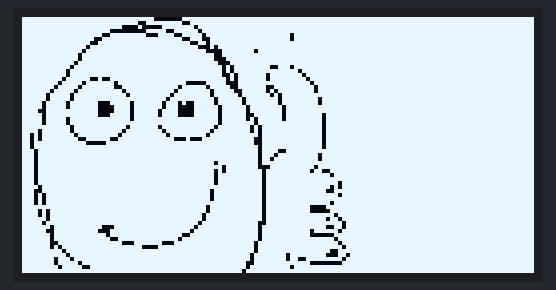
A sketch run on a simulated ESP32. Parts: 128×64 one-colour display.

Above: at 0.1 s.

The sketch:

OLED_DISPLAY_IMAGE.ino
```cpp
#include <Wire.h>
#include <Adafruit_GFX.h>
#include <Adafruit_SH110X.h>

#define SCREEN_WIDTH 128
#define SCREEN_HEIGHT 64
Adafruit_SH1106G display = Adafruit_SH1106G(SCREEN_WIDTH, SCREEN_HEIGHT, &Wire, -1);

//Use https://javl.github.io/image2cpp/ to convert your images. (Draw mode: Horizontal 1-pixel)
// Paste your generated array here
const unsigned char my_image_bits [] PROGMEM = {
  0xff, 0xff, 0xff, 0xff, 0x80, 0xff, 0xff, 0xff, 0xff, 0xff, 0xff, 0xff, 0xff, 0xff, 0xff, 0xff,
	0xff, 0xff, 0xff, 0xf9, 0xff, 0x3f, 0xff, 0xff, 0xff, 0xff, 0xff, 0xff, 0xff, 0xff, 0xff, 0xff,
	0xff, 0xff, 0xff, 0x84, 0x1f, 0xef, 0xff, 0xff, 0xff, 0xff, 0xff, 0xff, 0xff, 0xff, 0xff, 0xff,
	0xff, 0xff, 0xfc, 0x01, 0xf3, 0xf7, 0xff, 0xff, 0xff, 0xff, 0xff, 0xff, 0xff, 0xff, 0xff, 0xff,
	0xff, 0xff, 0xf3, 0xfe, 0x3c, 0xfb, 0xff, 0xff, 0xef, 0xff, 0xff, 0xff, 0xff, 0xff, 0xff, 0xff,
	0xff, 0xff, 0xcf, 0xff, 0xff, 0x39, 0xff, 0xff, 0xef, 0xff, 0xff, 0xff, 0xff, 0xff, 0xff, 0xff,
	0xff, 0xff, 0x9f, 0xff, 0xff, 0xcd, 0xff, 0xff, 0xff, 0xff, 0xff, 0xff, 0xff, 0xff, 0xff, 0xff,
	0xff, 0xff, 0x7f, 0xff, 0xff, 0xf1, 0x7f, 0xff, 0xff, 0xff, 0xff, 0xff, 0xff, 0xff, 0xff, 0xff,
	0xff, 0xfe, 0xff, 0xff, 0xff, 0xfc, 0x3f, 0xdf, 0xff, 0xff, 0xff, 0xff, 0xff, 0xff, 0xff, 0xff,
	0xff, 0xfd, 0xff, 0xff, 0xff, 0xff, 0x3f, 0xff, 0xff, 0xff, 0xff, 0xff, 0xff, 0xff, 0xff, 0xff,
	0xff, 0xfd, 0xff, 0xff, 0xff, 0xff, 0x1f, 0xff, 0xff, 0xff, 0xff, 0xff, 0xff, 0xff, 0xff, 0xff,
	0xff, 0xfb, 0xff, 0xff, 0xff, 0xff, 0x8f, 0xff, 0xff, 0xff, 0xff, 0xff, 0xff, 0xff, 0xff, 0xff,
	0xff, 0xf7, 0xff, 0xff, 0xff, 0xff, 0xd7, 0xfc, 0xef, 0xff, 0xff, 0xff, 0xff, 0xff, 0xff, 0xff,
	0xff, 0xef, 0xff, 0xff, 0xff, 0xff, 0xd7, 0xff, 0xfb, 0xff, 0xff, 0xff, 0xff, 0xff, 0xff, 0xff,
	0xff, 0xef, 0xff, 0xff, 0xff, 0xff, 0xcb, 0xfb, 0xfd, 0xff, 0xff, 0xff, 0xff, 0xff, 0xff, 0xff,
	0xff, 0xdf, 0x93, 0xff, 0xff, 0xff, 0xeb, 0xfb, 0xfe, 0xff, 0xff, 0xff, 0xff, 0xff, 0xff, 0xff,
	0xff, 0xbe, 0xfe, 0xff, 0xff, 0x83, 0xe3, 0xff, 0xff, 0x7f, 0xff, 0xff, 0xff, 0xff, 0xff, 0xff,
	0xff, 0x7d, 0xfe, 0x7f, 0xfe, 0xfd, 0xf3, 0xf9, 0xff, 0xbf, 0xff, 0xff, 0xff, 0xff, 0xff, 0xff,
	0xfe, 0xfb, 0xff, 0xbf, 0xfd, 0xfe, 0xf9, 0xfa, 0xff, 0xbf, 0xff, 0xff, 0xff, 0xff, 0xff, 0xff,
	0xfd, 0xf7, 0xff, 0xdf, 0xfb, 0xfe, 0xfd, 0xfd, 0x7f, 0xff, 0xff, 0xff, 0xff, 0xff, 0xff, 0xff,
	0xfd, 0xf7, 0xff, 0xff, 0xf7, 0xff, 0x7e, 0xff, 0x7f, 0xdf, 0xff, 0xff, 0xff, 0xff, 0xff, 0xff,
	0xfb, 0xef, 0xe3, 0xef, 0xee, 0x9f, 0x7e, 0xff, 0x7f, 0xdf, 0xff, 0xff, 0xff, 0xff, 0xff, 0xff,
	0xfb, 0xef, 0xe1, 0xef, 0xee, 0x1f, 0xbf, 0x7f, 0xbf, 0xff, 0xff, 0xff, 0xff, 0xff, 0xff, 0xff,
	0xf3, 0xff, 0xe1, 0xef, 0xde, 0x1f, 0xbf, 0x7f, 0xbf, 0xff, 0xff, 0xff, 0xff, 0xff, 0xff, 0xff,
	0xfb, 0xff, 0xe3, 0xef, 0xde, 0x1f, 0xbf, 0x3f, 0xbf, 0xef, 0xff, 0xff, 0xff, 0xff, 0xff, 0xff,
	0xfb, 0xef, 0xff, 0xef, 0xff, 0xff, 0xbf, 0x5f, 0xbf, 0xef, 0xff, 0xff, 0xff, 0xff, 0xff, 0xff,
	0xfb, 0xef, 0xff, 0xff, 0xff, 0xff, 0xbf, 0xdf, 0xff, 0xef, 0xff, 0xff, 0xff, 0xff, 0xff, 0xff,
	0xff, 0xf7, 0xff, 0xdf, 0xdf, 0xff, 0x7f, 0xaf, 0xff, 0xef, 0xff, 0xff, 0xff, 0xff, 0xff, 0xff,
	0xf7, 0xf7, 0xff, 0xbf, 0xef, 0xfe, 0xff, 0xaf, 0xff, 0xef, 0xff, 0xff, 0xff, 0xff, 0xff, 0xff,
	0xd7, 0xfb, 0xff, 0x7f, 0xf7, 0xfd, 0xff, 0xef, 0xff, 0xef, 0xff, 0xff, 0xff, 0xff, 0xff, 0xff,
	0xd7, 0xfc, 0xfc, 0xff, 0xfc, 0x47, 0xff, 0xcf, 0xff, 0xef, 0xff, 0xff, 0xff, 0xff, 0xff, 0xff,
	0xdf, 0xff, 0x07, 0xff, 0xff, 0xff, 0xff, 0xcf, 0xff, 0xef, 0xff, 0xff, 0xff, 0xff, 0xff, 0xff,
	0xdf, 0xff, 0xff, 0xff, 0xff, 0xff, 0xff, 0xef, 0xff, 0xef, 0xff, 0xff, 0xff, 0xff, 0xff, 0xff,
	0xef, 0xff, 0xff, 0xff, 0xff, 0xff, 0xff, 0xef, 0x3f, 0xff, 0xff, 0xff, 0xff, 0xff, 0xff, 0xff,
	0xef, 0xff, 0xff, 0xff, 0xff, 0xff, 0xff, 0xee, 0xff, 0xdf, 0xff, 0xff, 0xff, 0xff, 0xff, 0xff,
	0xef, 0xff, 0xff, 0xff, 0xff, 0xff, 0xff, 0xed, 0xff, 0xdf, 0xff, 0xff, 0xff, 0xff, 0xff, 0xff,
	0xef, 0xff, 0xff, 0xff, 0xff, 0xff, 0x7f, 0xef, 0xff, 0xff, 0xff, 0xff, 0xff, 0xff, 0xff, 0xff,
	0xef, 0xff, 0xff, 0xff, 0xff, 0xff, 0xdf, 0xe3, 0xff, 0xbf, 0xff, 0xff, 0xff, 0xff, 0xff, 0xff,
	0xef, 0xff, 0xff, 0xff, 0xff, 0xff, 0x5f, 0xf7, 0xff, 0x67, 0xff, 0xff, 0xff, 0xff, 0xff, 0xff,
	0xef, 0xff, 0xff, 0xff, 0xff, 0xff, 0x7f, 0xf7, 0xff, 0xfb, 0xff, 0xff, 0xff, 0xff, 0xff, 0xff,
	0xef, 0xff, 0xff, 0xff, 0xff, 0xff, 0x7f, 0xf7, 0xff, 0xff, 0xff, 0xff, 0xff, 0xff, 0xff, 0xff,
	0xef, 0xff, 0xff, 0xff, 0xff, 0xff, 0x7f, 0xf7, 0xff, 0xfe, 0xff, 0xff, 0xff, 0xff, 0xff, 0xff,
	0xf7, 0xff, 0xff, 0xff, 0xff, 0xff, 0xff, 0xf7, 0xff, 0xfa, 0xff, 0xff, 0xff, 0xff, 0xff, 0xff,
	0xe7, 0xff, 0xff, 0xff, 0xff, 0xfe, 0xff, 0xf7, 0xff, 0xf3, 0xff, 0xff, 0xff, 0xff, 0xff, 0xff,
	0xeb, 0xff, 0xff, 0xff, 0xff, 0xfe, 0xff, 0xf7, 0xff, 0xfe, 0xff, 0xff, 0xff, 0xff, 0xff, 0xff,
	0xeb, 0xff, 0xff, 0xff, 0xff, 0xfe, 0xff, 0xf7, 0xff, 0xff, 0xff, 0xff, 0xff, 0xff, 0xff, 0xff,
	0xeb, 0xff, 0xff, 0xff, 0xff, 0xff, 0xff, 0xf7, 0xff, 0xfb, 0xff, 0xff, 0xff, 0xff, 0xff, 0xff,
	0xff, 0xff, 0xff, 0xff, 0xff, 0xfd, 0xff, 0xf7, 0xff, 0x0f, 0xff, 0xff, 0xff, 0xff, 0xff, 0xff,
	0xf5, 0xff, 0xff, 0xff, 0xff, 0xfd, 0xff, 0xf7, 0xff, 0x07, 0xff, 0xff, 0xff, 0xff, 0xff, 0xff,
	0xf5, 0xff, 0xff, 0xff, 0xff, 0xfb, 0xff, 0xf7, 0xff, 0xfd, 0xff, 0xff, 0xff, 0xff, 0xff, 0xff,
	0xfd, 0xff, 0xff, 0xff, 0xff, 0xfb, 0xff, 0xf7, 0xff, 0xf6, 0xff, 0xff, 0xff, 0xff, 0xff, 0xff,
	0xfb, 0xff, 0xff, 0xff, 0xff, 0xf7, 0xff, 0xe7, 0xff, 0xff, 0x7f, 0xff, 0xff, 0xff, 0xff, 0xff,
	0xfe, 0xff, 0xf1, 0xff, 0xff, 0xef, 0xff, 0xef, 0xff, 0xf3, 0x7f, 0xff, 0xff, 0xff, 0xff, 0xff,
	0xfc, 0xff, 0xe3, 0xff, 0xff, 0xdf, 0xff, 0xef, 0xff, 0x7e, 0xff, 0xff, 0xff, 0xff, 0xff, 0xff,
	0xfe, 0xff, 0xfb, 0xff, 0xff, 0x3f, 0xff, 0xef, 0xff, 0x03, 0xff, 0xff, 0xff, 0xff, 0xff, 0xff,
	0xfe, 0xff, 0xfc, 0xff, 0xfe, 0xff, 0xff, 0xef, 0xff, 0xfd, 0xff, 0xff, 0xff, 0xff, 0xff, 0xff,
	0xfe, 0x7f, 0xff, 0x8f, 0xe3, 0xff, 0xff, 0xdf, 0xff, 0xfe, 0xff, 0xff, 0xff, 0xff, 0xff, 0xff,
	0xfe, 0xbf, 0xff, 0xfc, 0x3f, 0xff, 0xff, 0xdf, 0xff, 0xff, 0x7f, 0xff, 0xff, 0xff, 0xff, 0xff,
	0xff, 0xdf, 0xff, 0xff, 0xff, 0xff, 0xff, 0xdf, 0xff, 0xf9, 0xff, 0xff, 0xff, 0xff, 0xff, 0xff,
	0xff, 0xef, 0xff, 0xff, 0xff, 0xff, 0xff, 0xbf, 0xdf, 0xf1, 0xbf, 0xff, 0xff, 0xff, 0xff, 0xff,
	0xff, 0x77, 0xff, 0xff, 0xff, 0xff, 0xff, 0xbf, 0xd9, 0xff, 0x7f, 0xff, 0xff, 0xff, 0xff, 0xff,
	0xff, 0x7d, 0xff, 0xff, 0xff, 0xff, 0xff, 0x3f, 0xff, 0x00, 0xff, 0xff, 0xff, 0xff, 0xff, 0xff,
	0xff, 0xbe, 0x7f, 0xff, 0xff, 0xff, 0xff, 0x7f, 0xef, 0xff, 0xff, 0xff, 0xff, 0xff, 0xff, 0xff,
	0xff, 0xff, 0xff, 0xff, 0xff, 0xff, 0xfe, 0xff, 0xff, 0xff, 0xff, 0xff, 0xff, 0xff, 0xff, 0xff
};

void setup() {
  Wire.begin(41, 42);
  display.begin(0x3C, true);
  display.clearDisplay();

  // drawBitmap(x, y, data, width, height, color)
  display.drawBitmap(0, 0, my_image_bits, 128, 64, SH110X_WHITE);
  display.display();
}

void loop() {}
```
